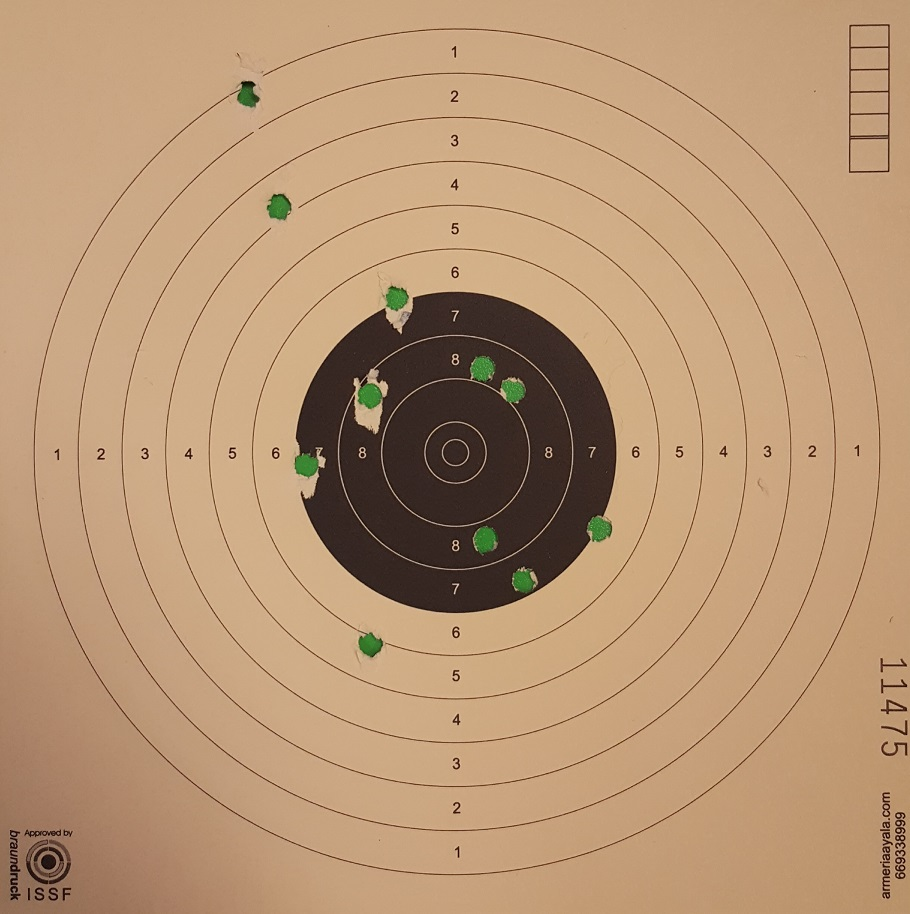
//> input picture Clase1.1/Clase1.1/definitiva.jpg, 910 x 914 px
$ ./Clase1.1   (built with g++ and OpenCV 4)
//> lines starting //> are read from the running program, lines starting //| are printed output that depends on the picture; after the words box and inside, x2 and y2 are one past the last pixel; in counts of white or black regions, pixels touching at a corner belong together
#include <opencv2/opencv.hpp>
#include "opencv2/imgcodecs.hpp"
#include "opencv2/highgui/highgui.hpp"
#include "opencv2/imgproc/imgproc.hpp"
#include <iostream>


using namespace cv;
using namespace std;

int main()
{

	// Objects
	Mat dianaOriginal;
	Mat dianaBinaria;
	Mat dianaRGB;
	Mat img_hsv;
	//Cargar la imagen en blanco y negro
	dianaOriginal = imread("definitiva.jpg", CV_LOAD_IMAGE_GRAYSCALE);
//> dianaOriginal: 914 rows x 910 cols, CV_8UC1; min 0, max 218, mean 156.5
	if (!dianaOriginal.data) {
		cout << "Error al cargar la im醙en" << endl;
		return 1;
	}
	//Cargar la imagen en color
	dianaRGB = imread("definitiva.jpg", CV_LOAD_IMAGE_ANYCOLOR);
//> dianaRGB is the input picture: 914 rows x 910 cols, CV_8UC3; mean B, G, R 116.6, 150.2, 184.1
	if (!dianaRGB.data) {
		cout << "Error al cargar la im醙en" << endl;
		return 1;
	}

	//Las redimensiona para poder trabajar con ella
	Size size(1000, 1000);
	resize(dianaOriginal, dianaOriginal, size);
//> dianaOriginal: 1000 rows x 1000 cols, CV_8UC1
	resize(dianaRGB, dianaRGB, size);
//> dianaRGB: 1000 rows x 1000 cols, CV_8UC3

	//DETECCI覰 DEL CENTRO DE LA DIANA ----------------------------------------------------------------------------------------------------------------------------------------

	//La convierte a binaria
	threshold(dianaOriginal, dianaBinaria, 70, 255, THRESH_BINARY);
//> dianaBinaria: 1000 rows x 1000 cols, CV_8UC1; 90.9% white; 312 black regions (239 under 20 px)
	//Filtro para mejorar la detecci髇 de contornos
	GaussianBlur(dianaBinaria, dianaBinaria, Size(9, 9), 0, 0);
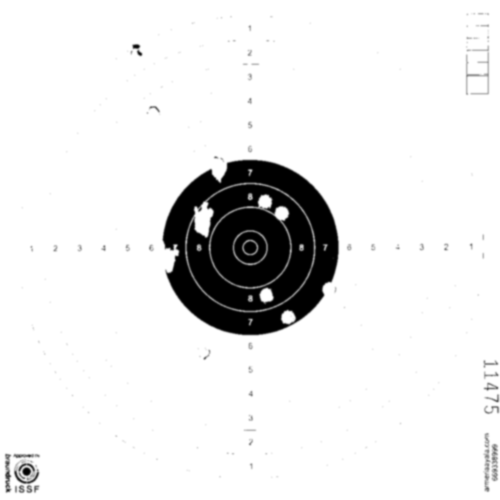
//> dianaBinaria: 1000 rows x 1000 cols, CV_8UC1 (shown at 1/2 size); min 0, max 255, mean 231.8

	//Detecci髇 de contornos.
	vector<vector<Point> > contours;
	findContours(dianaBinaria, contours, RETR_EXTERNAL, CHAIN_APPROX_SIMPLE);
//> contours = 1 contour; box (x1, y1, x2, y2) and area: (0, 0, 1000, 1000) 998001

	//Calcular momentos
	vector<Moments>momentos(contours.size());
//> momentos = 1 item
	for (int i = 0; i <contours.size(); i++)
	{
		momentos[i] = moments(contours[i], false);
	}
//> this loop made 1 pass
	//Detectar centros
	vector<Point2f> centros(contours.size());
//> centros = 1 Point (x, y): [0, 0]
	for (int i = 0; i < contours.size(); i++)
	{
		centros[i] = Point2f(momentos[i].m10 / momentos[i].m00, momentos[i].m01 / momentos[i].m00);
	}

	// Dibujo de contornos
	Mat dianaContornos;
	dianaOriginal.copyTo(dianaContornos);
	cvtColor(dianaContornos, dianaContornos, CV_GRAY2BGR);
	for (size_t k = 0; k < contours.size(); k++)
	{
		Scalar color(rand() & 255, rand() & 255, rand() & 255);
		drawContours(dianaContornos, contours, k, color);
		circle(dianaContornos, centros[k], 4, color, -1, 8, 0);
	}
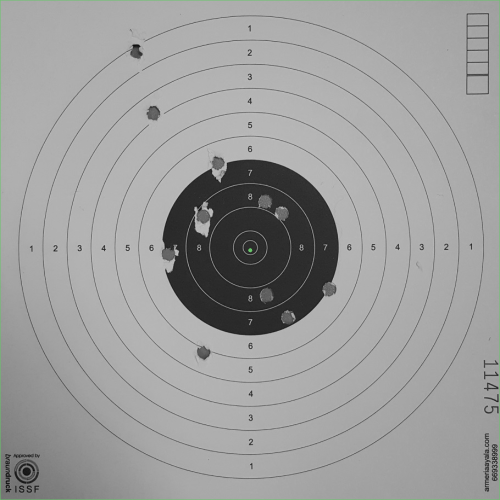
//> dianaContornos: 1000 rows x 1000 cols, CV_8UC3 (shown at 1/2 size); mean B, G, R 156.2, 156.6, 156.2

	//Detecci髇 del rect醤gulo entre todas las formas
	double areaRectangulo = 0;
	double areaTemporal;
	int posicionRectangulo;

	for (int i = 0; i < contours.size(); i++)
	{
		areaTemporal = contourArea(contours[i]);
		if (areaTemporal > areaRectangulo)
		{
			areaRectangulo = areaTemporal;
			posicionRectangulo = i;
		}
	}
//> this loop made 1 pass
//> (areaTemporal, areaRectangulo) on pass 1: (998001, 998001)
//> after the loop, areaRectangulo = 998001; posicionRectangulo = 0

	//Centro de la diana
	double centroX = centros[posicionRectangulo].x;
//> centroX = 499.5
	double centroY = centros[posicionRectangulo].y;
//> centroY = 499.5
	cout << "Centro de la diana" << endl;
	cout << centroX << " , " << centroY << endl;
//| 499.5 , 499.5

	//Dibujo del rect醤gulo y su centro
	Mat dianaResultados;
	dianaOriginal.copyTo(dianaResultados);
	Scalar color(rand() & 255, rand() & 255, rand() & 255);
	cvtColor(dianaResultados, dianaResultados, CV_GRAY2BGR);
	drawContours(dianaRGB, contours, posicionRectangulo, color);
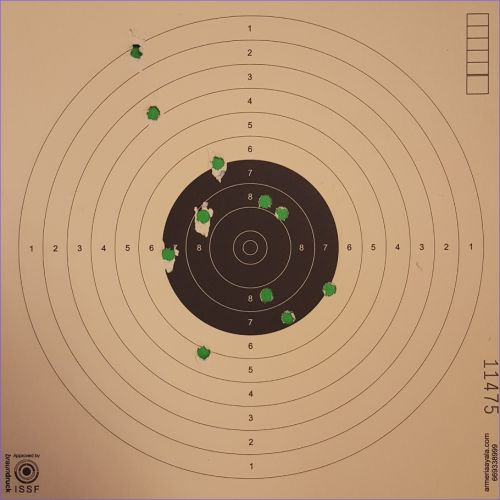
//> dianaRGB: 1000 rows x 1000 cols, CV_8UC3 (shown at 1/2 size); mean B, G, R 117, 149.8, 183.7
	circle(dianaRGB, centros[posicionRectangulo], 4, color, -1, 8, 0);
//> dianaRGB: 1000 rows x 1000 cols, CV_8UC3; 49 pixels changed, all inside (x1, y1, x2, y2) = (496, 496, 505, 505)

	//DETECCI覰 DISPAROS ----------------------------------------------------------------------------------------------------------------------------------------------------------


	//Conversi髇 a HSV y divisi髇 de cada canal
	cvtColor(dianaRGB, img_hsv, CV_BGR2HSV);
//> img_hsv: 1000 rows x 1000 cols, CV_8UC3; mean H, S, V 15.1, 95.3, 184.6

	Mat H(img_hsv.size(), CV_8UC1);
	Mat S(img_hsv.size(), CV_8UC1);
	Mat V(img_hsv.size(), CV_8UC1);
	Mat array_channels[] = { H,S,V };

	split(img_hsv, array_channels);

	threshold(H, H, 40, UCHAR_MAX, CV_THRESH_TOZERO);
	threshold(H, H, 75, UCHAR_MAX, CV_THRESH_BINARY_INV);
//> H: 1000 rows x 1000 cols, CV_8UC1; 99.6% white; black in thin lines or dots
	threshold(S, S, 67, UCHAR_MAX, CV_THRESH_TOZERO);
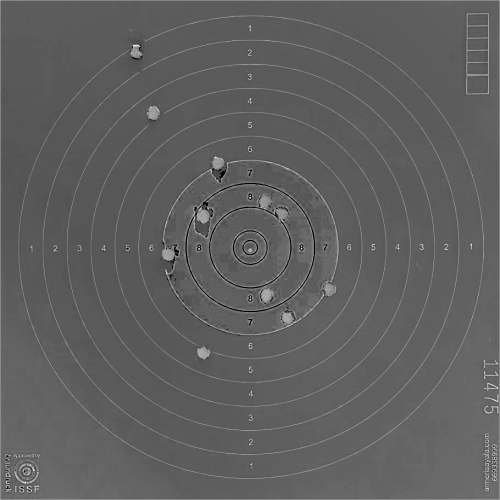
//> S: 1000 rows x 1000 cols, CV_8UC1 (shown at 1/2 size); min 0, max 255, mean 95.1
	threshold(S, S, 255, UCHAR_MAX, CV_THRESH_BINARY_INV);
//> S: 1000 rows x 1000 cols, CV_8UC1; every value is 255
	threshold(V, V, 45, UCHAR_MAX, CV_THRESH_TOZERO);
	threshold(V, V, 189, UCHAR_MAX, CV_THRESH_BINARY_INV);

	Mat resultado;

	bitwise_and(H, S, resultado);
	bitwise_and(resultado, V, resultado);
//> resultado: 1000 rows x 1000 cols, CV_8UC1; 22.1% white; 513 white regions (455 under 20 px), largest, box (x1, y1, x2, y2) and area: (322, 310, 678, 671) 97197, (1, 30, 968, 999) 78935, (823, 764, 999, 999) 15657


	Mat R(img_hsv.size(), CV_8UC1);
	Mat G(img_hsv.size(), CV_8UC1);
	Mat B(img_hsv.size(), CV_8UC1);
	Mat array_channels_rgb[] = { R,G,B };

	split(dianaRGB, array_channels_rgb);
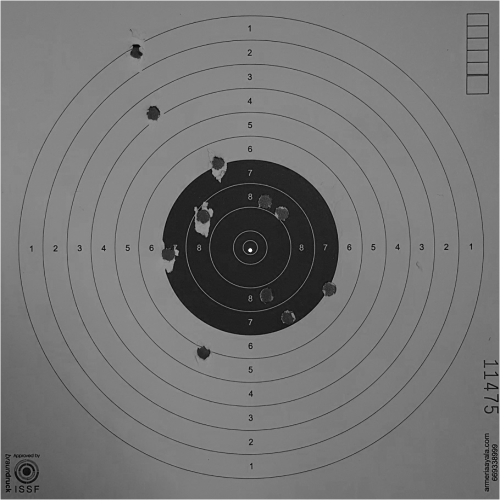
//> array_channels_rgb[0]: 1000 rows x 1000 cols, CV_8UC1 (shown at 1/2 size); min 0, max 255, mean 117.1
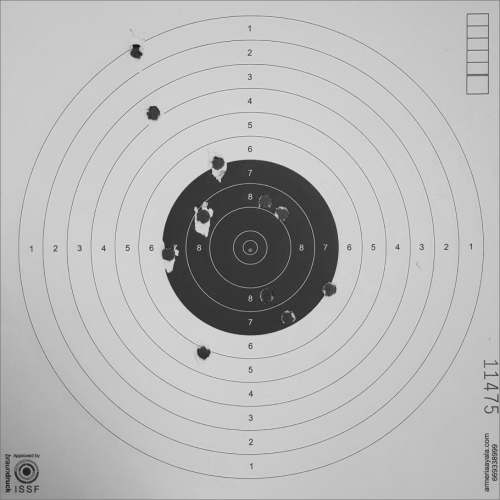
//> array_channels_rgb[2]: 1000 rows x 1000 cols, CV_8UC1 (shown at 1/2 size); min 12, max 235, mean 183.8


	threshold(R, R, 0, UCHAR_MAX, CV_THRESH_TOZERO);
	threshold(R, R, 100, UCHAR_MAX, CV_THRESH_BINARY_INV);
//> R: 1000 rows x 1000 cols, CV_8UC1; 14.2% white; 135 white regions (87 under 20 px), largest, box (x1, y1, x2, y2) and area: (323, 319, 678, 671) 93129, (1, 805, 218, 999) 19102, (37, 31, 968, 958) 5789


	threshold(G, G, 0, UCHAR_MAX, CV_THRESH_TOZERO);
	threshold(G, G, 100, UCHAR_MAX, CV_THRESH_BINARY_INV);
//> G: 1000 rows x 1000 cols, CV_8UC1; 10.8% white; 1446 white regions (1334 under 20 px), largest, box (x1, y1, x2, y2) and area: (325, 319, 677, 671) 85544, (0, 0, 1000, 1000) 3996, (468, 462, 534, 528) 2669


	threshold(B, B, 0, UCHAR_MAX, CV_THRESH_TOZERO);
	threshold(B, B, 100, UCHAR_MAX, CV_THRESH_BINARY_INV);

	int erosion_size_2 = 3;
	Mat element2 = getStructuringElement(cv::MORPH_ELLIPSE,
		cv::Size(2 * erosion_size_2 + 1, 2 * erosion_size_2 + 1),
		cv::Point(erosion_size_2, erosion_size_2));


	int erosion_size = 6;
	Mat element = getStructuringElement(cv::MORPH_ELLIPSE,
		cv::Size(2 * erosion_size + 1, 2 * erosion_size + 1),
		cv::Point(erosion_size, erosion_size));

	erode(G, G, element2);
	dilate(G, G, element2);
//> G: 1000 rows x 1000 cols, CV_8UC1; 8.9% white; 10 white regions, largest, box (x1, y1, x2, y2) and area: (325, 319, 677, 671) 85104, (468, 462, 533, 528) 2667, (487, 482, 514, 509) 579


	Mat resultado1;


	bitwise_and(R, G, resultado1);
//> resultado1: 1000 rows x 1000 cols, CV_8UC1; 8.9% white; 10 white regions, largest, box (x1, y1, x2, y2) and area: (325, 319, 677, 671) 85104, (468, 462, 533, 528) 2667, (487, 482, 514, 509) 530

	bitwise_not(resultado1, resultado1);

	Mat resultadoF;


	bitwise_and(resultado, resultado1, resultadoF);
//> resultadoF: 1000 rows x 1000 cols, CV_8UC1; 13.2% white; 685 white regions (596 under 20 px), largest, box (x1, y1, x2, y2) and area: (1, 30, 968, 999) 78236, (823, 764, 999, 999) 15657, (84, 79, 919, 910) 5959


	//Aolicamos erosiones y dilataciones
	erode(resultadoF, resultadoF, element);
	dilate(resultadoF, resultadoF, element);
	erode(resultadoF, resultadoF, element);
	dilate(resultadoF, resultadoF, element);


	bitwise_and(resultadoF, B, resultadoF);

	blur(resultadoF, resultadoF, Size(3, 3));

	erode(resultadoF, resultadoF, element);
	dilate(resultadoF, resultadoF, element);
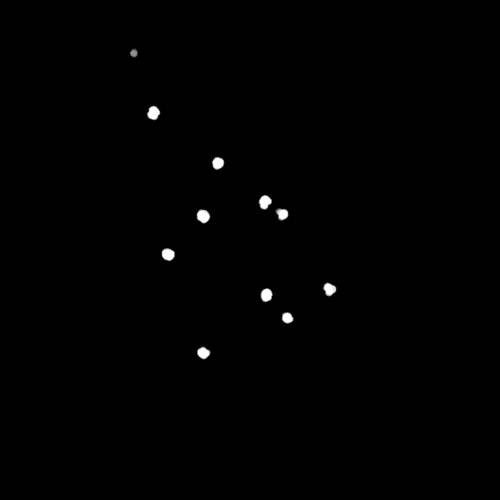
//> resultadoF: 1000 rows x 1000 cols, CV_8UC1 (shown at 1/2 size); min 0, max 255, mean 1.2


	int numeroDisparos;

	Mat labels;
	Mat stats;
	Mat centrosDisparos;

	int connectivity = 8;

	numeroDisparos = connectedComponentsWithStats(resultadoF, labels, stats, centrosDisparos, connectivity);
//> labels: 1000 rows x 1000 cols, CV_32SC1; 12 distinct labels, from 0 to 11
//> numeroDisparos = 12; stats = [[0, 0, 1000, 1000, 994093], [260, 96, 15, 20, 228], [293, 211, 28, 30, 608], [423, 313, 26, 28, 534], [517, 389, 27, 31, 607], [393, 417, 28, 31, 651], [550, 416, 27, 27, 524], [323, 495, 28, 28, 596], [645, 564, 28, 30, 567], [520, 576, 26, 29, 579], [563, 624, 25, 24, 462], [393, 692, 29, 28, 551]]; centrosDisparos = [[499.7, 499.7], [267.5, 105.5], [306.7, 225.6], [435.5, 326], [529.5, 403.8], [406, 431.9], [563.7, 427.7], [336, 508.5], [658.6, 578.2], [532.5, 589.8], [574.5, 635.4], [406.5, 705.4]]

	cout << "N鷐ero de disparos detectados " << numeroDisparos - 1 << endl;
//| N鷐ero de disparos detectados 11


	RNG rng;
	for (int i = 1; i < stats.rows; i++)
	{
		Point cornerTopLeft(stats.at<int>(i, 0), stats.at<int>(i, 1));
		Point cornerBottomRight(stats.at<int>(i, 0) + stats.at<int>(i, 2), stats.at<int>(i, 1) + stats.at<int>(i, 3));
		Scalar color(rng.uniform(0, 255), rng.uniform(0, 255), rng.uniform(0, 255));
		rectangle(dianaRGB, cornerTopLeft, cornerBottomRight, color, 2);
		Point centro = Point(centrosDisparos.at<double>(i, 0), centrosDisparos.at<double>(i, 1));
		circle(dianaRGB, centro, 2, Scalar(0, 0, 255), CV_FILLED, 8, 0);

	}
//> this loop made 11 passes
//> (cornerTopLeft, cornerBottomRight, centro) on passes 1 to 11: (Point(260, 96), Point(275, 116), Point(267, 105)), (Point(293, 211), Point(321, 241), Point(306, 225)), (Point(423, 313), Point(449, 341), Point(435, 325)), (Point(517, 389), Point(544, 420), Point(529, 403)), (Point(393, 417), Point(421, 448), Point(405, 431)), (Point(550, 416), Point(577, 443), Point(563, 427)), (Point(323, 495), Point(351, 523), Point(335, 508)), (Point(645, 564), Point(673, 594), Point(658, 578)), (Point(520, 576), Point(546, 605), Point(532, 589)), (Point(563, 624), Point(588, 648), Point(574, 635)), (Point(393, 692), Point(422, 720), Point(406, 705))

	//CALCULO DE LA PUNTUACI覰 ---------------------------------------------------------------------------------------------------------------------------------------

	//Distancias en diana real:
	// 10 puntos: 0'6cm
	// 9 puntos: 0'6-1'4
	// 8 puntos: 1'4-2'2
	// 7 puntos: 2'2-3
	// 6 puntos: 3-3'8
	// 5 puntos: 3'8-4'6
	// 4 puntos: 4'6-5'4
	// 3 puntos: 5'4-6'2
	// 2 puntos: 6'2-7
	// 1 puntos: 7-7'8

	// Area diana real:
	// 17x17 = 289cm

	//Longitud X e Y del rect醤gulo
	double longitudRectangulo;
	longitudRectangulo = sqrt(areaRectangulo);
//> longitudRectangulo = 999

	//Regla de tres para obtener las distancias de puntuaci髇 en la imagen
	// distanciaLimiteImagen=(longitudRectanguloImagen*distanciaLimiteReal)/longitudRectanguloReal

	double uno, dos, tres, cuatro, cinco, seis, siete, ocho, nueve, diez;
	uno = (longitudRectangulo*7.8) / 17;
//> uno = 458.4
	dos = (longitudRectangulo * 7) / 17;
//> dos = 411.4
	tres = (longitudRectangulo*6.2) / 17;
//> tres = 364.3
	cuatro = (longitudRectangulo*5.4) / 17;
//> cuatro = 317.3
	cinco = (longitudRectangulo*4.6) / 17;
//> cinco = 270.3
	seis = (longitudRectangulo*3.8) / 17;
//> seis = 223.3
	siete = (longitudRectangulo * 3) / 17;
//> siete = 176.3
	ocho = (longitudRectangulo*2.2) / 17;
//> ocho = 129.3
	nueve = (longitudRectangulo*1.4) / 17;
//> nueve = 82.27
	diez = (longitudRectangulo*0.6) / 17;
//> diez = 35.26

	double distancia;
	double distanciaX;
	double distanciaY;
	int puntuacion = 0;

	for (int i = 1; i < numeroDisparos; i++)
	{
		double centroDisparoX = centrosDisparos.at<double>(i, 0);
		double centroDisparoY = centrosDisparos.at<double>(i, 1);

		distanciaX = (centroX - centroDisparoX);
		distanciaY = (centroY - centroDisparoY);
		distancia = sqrt(pow(distanciaX, 2) + pow(distanciaY, 2));

		cout << endl << "Disparo numero " << i << endl;

		if (distancia < diez)
		{
			cout << "10 puntos" << endl;
			puntuacion = puntuacion + 10;
		}
		if (distancia > diez && distancia < nueve)
		{
			cout << "9 puntos" << endl;
			puntuacion = puntuacion + 9;
		}
		if (distancia > nueve && distancia < ocho)
		{
			cout << "8 puntos" << endl;
			puntuacion = puntuacion + 8;
		}
		if (distancia > ocho && distancia < siete)
		{
			cout << "7 puntos" << endl;
			puntuacion = puntuacion + 7;
		}
		if (distancia > siete && distancia < seis)
		{
			cout << "6 puntos" << endl;
			puntuacion = puntuacion + 6;
		}
		if (distancia > seis && distancia < cinco)
		{
			cout << "5 puntos" << endl;
			puntuacion = puntuacion + 5;
		}
		if (distancia > cinco && distancia < cuatro)
		{
			cout << "4 puntos" << endl;
			puntuacion = puntuacion + 4;
		}
		if (distancia > cuatro && distancia < tres)
		{
			cout << "3 puntos" << endl;
			puntuacion = puntuacion + 3;
		}
		if (distancia > tres && distancia < dos)
		{
			cout << "2 puntos" << endl;
			puntuacion = puntuacion + 2;
		}
		if (distancia > dos && distancia < uno)
		{
			cout << "1 punto" << endl;
			puntuacion = puntuacion + 1;
		}
	}
//> this loop made 11 passes
//> (centroDisparoX, centroDisparoY, distanciaX, distanciaY, distancia) on passes 1 to 11: (267.5, 105.5, 232, 394, 457.2), (306.7, 225.6, 192.8, 273.9, 335), (435.5, 326, 63.99, 173.5, 185), (529.5, 403.8, -30.03, 95.73, 100.3), (406, 431.9, 93.53, 67.58, 115.4), (563.7, 427.7, -64.22, 71.8, 96.33), (336, 508.5, 163.5, -9.01, 163.8), (658.6, 578.2, -159.1, -78.73, 177.5), (532.5, 589.8, -32.97, -90.32, 96.15), (574.5, 635.4, -74.99, -135.9, 155.2), (406.5, 705.4, 92.95, -205.9, 225.9)
//| Disparo numero 1
//| 1 punto
//| Disparo numero 2
//| 3 puntos
//> (the first 4 of 16 printed lines)
//> (output is shown up to pass 8 of 11)
//> after the loop, puntuacion = 67
	cout << "Puntuacion total obtenida: " << puntuacion << endl;
//| Puntuacion total obtenida: 67


	//IMPRESI覰 POR PANTALLA --------------------------------------------------------------------------------------------------------------------------------------

	//namedWindow("Diana Original", CV_WINDOW_AUTOSIZE);
	//namedWindow("Diana contornos", CV_WINDOW_AUTOSIZE);
	//namedWindow("Diana resultados", CV_WINDOW_AUTOSIZE);
	namedWindow("Diana RGB", CV_WINDOW_AUTOSIZE);

	// [4 lines of commented-out code are left out]
	imshow("Diana RGB", dianaRGB);

	waitKey(0);
	destroyAllWindows();

	// [4 lines of commented-out code are left out]
	dianaRGB.release();

	return 0;
}
